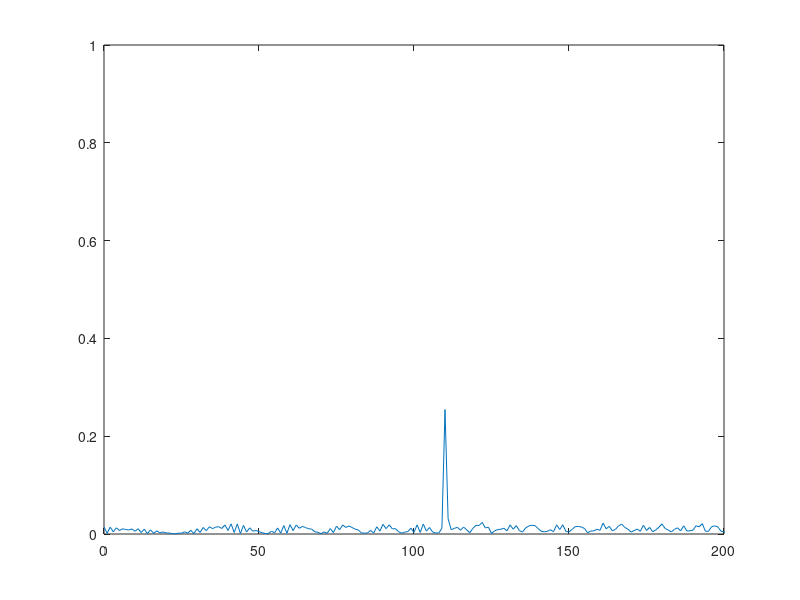
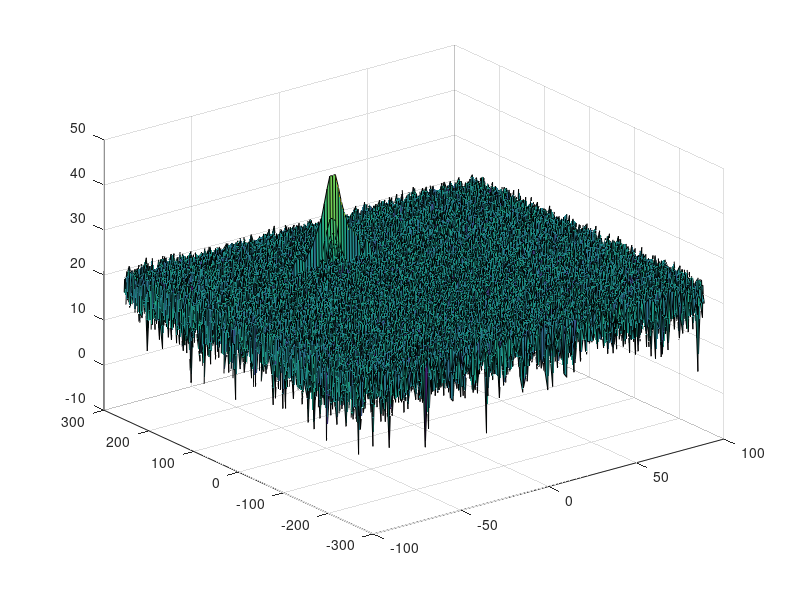

MATLAB code for these plots, in order: (Note: this script raises an error after producing the figures.)
clear all;
close all;
clc;

%% Radar Specifications 
%%%%%%%%%%%%%%%%%%%%%%%%%%%
% Frequency of operation = 77GHz
% Max Range = 200m
% Range Resolution = 1 m
% Max Velocity = 100 m/s
%%%%%%%%%%%%%%%%%%%%%%%%%%%

max_range = 200.0;      %[m]
range_resolution = 1.0; %[m/s]
c = 3e8;                %speed of light [m/s]

%% User Defined Range and Velocity of target
% *%TODO* :
% define the target's initial position and velocity. Note : Velocity
% remains contant

% 0 < R < 200, -70 < v < 70
 
R = 110.0; %initial position of the target [m]
v = -20.0; %initial velocity of the target [m/s]


%% FMCW Waveform Generation

% *%TODO* :
%Design the FMCW waveform by giving the specs of each of its parameters.
% Calculate the Bandwidth (B), Chirp Time (Tchirp) and Slope (slope) of the FMCW
% chirp using the requirements above.

margin = 5.5;

B      = c / (2 * range_resolution);     % Bandwidth[Hz]
Tchirp = margin * 2 * max_range / c;     % Chirp Time[s]
Slope  = B / Tchirp;                     % slope of the chirp signal

%Operating carrier frequency of Radar 
fc= 77e9;             %carrier freq

                                                          
%The number of chirps in one sequence. Its ideal to have 2^ value for the ease of running the FFT
%for Doppler Estimation. 
Nd=128;                   % #of doppler cells OR #of sent periods % number of chirps

%The number of samples on each chirp. 
Nr=1024;                  %for length of time OR # of range cells

% Timestamp for running the displacement scenario for every sample on each
% chirp
t=linspace(0,Nd*Tchirp,Nr*Nd); %total time for samples


%Creating the vectors for Tx, Rx and Mix based on the total samples input.
Tx  = zeros(1,length(t)); %transmitted signal
Rx  = zeros(1,length(t)); %received signal
Mix = zeros(1,length(t)); %beat signal

%Similar vectors for range_covered and time delay.
r_t=zeros(1,length(t));
td=zeros(1,length(t));


%% Signal generation and Moving Target simulation
% Running the radar scenario over the time. 

for i=1:length(t)         
    
    % *%TODO* :
    %For each time stamp update the Range of the Target for constant velocity. 
    r_t(i) = R + v * t(i);
    td(i) = 2*r_t(i) / c;
    
    % *%TODO* :
    %For each time sample we need update the transmitted and
    %received signal. 
    Tx(i) = cos(2*pi*(fc*t(i) + Slope * t(i)^2 * 0.5));
    Rx(i) = cos(2*pi*(fc*(t(i)-td(i)) + Slope * (t(i)-td(i))^2 * 0.5));
    
    % *%TODO* :
    %Now by mixing the Transmit and Receive generate the beat signal
    %This is done by element wise matrix multiplication of Transmit and
    %Receiver Signal
    Mix(i) = Tx(i) * Rx(i);
    
end

%% RANGE MEASUREMENT


 % *%TODO* :
%reshape the vector into Nr*Nd array. Nr and Nd here would also define the size of
%Range and Doppler FFT respectively.
Mix=reshape(Mix,[Nr,Nd]);

 % *%TODO* :
%run the FFT on the beat signal along the range bins dimension (Nr) and
%normalize.
y = fft(Mix(:,1), Nr);

 % *%TODO* :
% Take the absolute value of FFT output
P2 = abs(y/Nr);

 % *%TODO* :
% Output of FFT is double sided signal, but we are interested in only one side of the spectrum.
% Hence we throw out half of the samples.
P1  = P2(1:Nr/2+1);

%plotting the range
figure ('Name','Range from First FFT')

 % *%TODO* :
 % plot FFT output  
f = Nr * (0:(Nr/2))/Nr;
plot(f,P1);

axis ([0 200 0 1]);



%% RANGE DOPPLER RESPONSE
% The 2D FFT implementation is already provided here. This will run a 2DFFT
% on the mixed signal (beat signal) output and generate a range doppler
% map.You will implement CFAR on the generated RDM


% Range Doppler Map Generation.

% The output of the 2D FFT is an image that has reponse in the range and
% doppler FFT bins. So, it is important to convert the axis from bin sizes
% to range and doppler based on their Max values.

Mix=reshape(Mix,[Nr,Nd]);

% 2D FFT using the FFT size for both dimensions.
sig_fft2 = fft2(Mix,Nr,Nd);

% Taking just one side of signal from Range dimension.
sig_fft2 = sig_fft2(1:Nr/2,1:Nd);
sig_fft2 = fftshift (sig_fft2);
RDM = abs(sig_fft2);
RDM = 10*log10(RDM) ;

%use the surf function to plot the output of 2DFFT and to show axis in both
%dimensions
doppler_axis = linspace(-100,100,Nd);
range_axis = linspace(-200,200,Nr/2)*((Nr/2)/400);
figure,surf(doppler_axis,range_axis,RDM);

%% CFAR implementation

%Slide Window through the complete Range Doppler Map

% *%TODO* :
%Select the number of Training Cells in both the dimensions.
Tc = 12; % half side
Tr = 12; % half side

% *%TODO* :
%Select the number of Guard Cells in both dimensions around the Cell under 
%test (CUT) for accurate estimation
Gc = 4; % half side
Gr = 4; % half side

% *%TODO* :
% offset the threshold by SNR value in dB
offset=5;

% *%TODO* :
%Create a vector to store noise_level for each iteration on training cells
%noise_level = zeros(1,1);

% *%TODO* :
%design a loop such that it slides the CUT across range doppler map by
%giving margins at the edges for Training and Guard Cells.
%For every iteration sum the signal level within all the training
%cells. To sum convert the value from logarithmic to linear using db2pow
%function. Average the summed values for all of the training
%cells used. After averaging convert it back to logarithimic using pow2db.
%Further add the offset to it to determine the threshold. Next, compare the
%signal under CUT with this threshold. If the CUT level > threshold assign
%it a value of 1, else equate it to 0.

% Use RDM[x,y] as the matrix from the output of 2D FFT for implementing
% CFAR

RDM_CFAR = zeros(size(RDM));
RDM_POW  = db2pow(RDM);

numTrain = (2*Tr+2*Gr+1) * (2*Tc+2*Gc+1) - (2*Gr+1)*(2*Gc+1); % the number of training cells
numTrain_inv = 1/numTrain;

for column  = Gc+Tc+1:(Nd-(Gc+Tc))
    for row = Gr+Tr+1:(Nr/2-(Gr+Tr))

        CUT = RDM(row, column); %Cell Under Test            
        
        % Determine the noise threshold by measuring it within the training cells
        GuardCUTSum = sum(RDM_POW(row-Gr:row+Gr, column-Gc:column+Gc), 'all');
        Train = (sum(RDM_POW(row-Gr-Tr:row+Gr+Tr, column-Gc-Tc:column+Gc+Tc), 'all') - GuardCUTSum) * numTrain_inv;

        threshold = pow2db(Train) + offset; %[dB]
        
        % Filter the signal above the threshold
        if CUT > threshold 
            RDM_CFAR(row, column) = 1.0;
        else
            RDM_CFAR(row, column) = 0.0;
        end        
    end
end

% *%TODO* :
% The process above will generate a thresholded block, which is smaller 
%than the Range Doppler Map as the CUT cannot be located at the edges of
%matrix. Hence,few cells will not be thresholded. To keep the map size same
% set those values to 0. 

% *%TODO* :
%display the CFAR output using the Surf function like we did for Range
%Doppler Response output.
figure,surf(doppler_axis,range_axis,RDM_CFAR);
colorbar;

